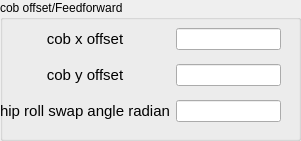
             <widget class="QGroupBox" name="groupBox_3">
              <property name="geometry">
               <rect>
                <x>10</x>
                <y>10</y>
                <width>301</width>
                <height>141</height>
               </rect>
              </property>
              <property name="title">
               <string>cob offset/Feedforward</string>
              </property>
              <widget class="QWidget" name="gridLayoutWidget_17">
               <property name="geometry">
                <rect>
                 <x>0</x>
                 <y>20</y>
                 <width>281</width>
                 <height>111</height>
                </rect>
               </property>
               <layout class="QGridLayout" name="gridLayout_17">
                <item row="1" column="1">
                 <widget class="QLineEdit" name="balance_cob_y_value"/>
                </item>
                <item row="0" column="1">
                 <widget class="QLineEdit" name="balance_cob_x_value"/>
                </item>
                <item row="2" column="0">
                 <widget class="QLabel" name="label_184">
                  <property name="font">
                   <font>
                    <family>Ubuntu</family>
                    <pointsize>24</pointsize>
                    <weight>50</weight>
                    <bold>false</bold>
                   </font>
                  </property>
                  <property name="frameShape">
                   <enum>QFrame::NoFrame</enum>
                  </property>
                  <property name="text">
                   <string>&lt;!DOCTYPE HTML PUBLIC &quot;-//W3C//DTD HTML 4.0//EN&quot; &quot;http://www.w3.org/TR/REC-html40/strict.dtd&quot;&gt;
&lt;html&gt;&lt;head&gt;&lt;meta name=&quot;qrichtext&quot; content=&quot;1&quot; /&gt;&lt;style type=&quot;text/css&quot;&gt;
p, li { white-space: pre-wrap; }
&lt;/style&gt;&lt;/head&gt;&lt;body style=&quot; font-family:'Ubuntu'; font-size:24pt; font-weight:400; font-style:normal;&quot;&gt;
&lt;p align=&quot;center&quot; style=&quot; margin-top:12px; margin-bottom:12px; margin-left:0px; margin-right:0px; -qt-block-indent:0; text-indent:0px;&quot;&gt;&lt;span style=&quot; font-size:11pt;&quot;&gt;hip roll swap angle radian&lt;/span&gt;&lt;/p&gt;&lt;/body&gt;&lt;/html&gt;</string>
                  </property>
                  <property name="textFormat">
                   <enum>Qt::AutoText</enum>
                  </property>
                  <property name="margin">
                   <number>0</number>
                  </property>
                 </widget>
                </item>
                <item row="0" column="0">
                 <widget class="QLabel" name="label_182">
                  <property name="font">
                   <font>
                    <family>Ubuntu</family>
                    <pointsize>24</pointsize>
                    <weight>50</weight>
                    <bold>false</bold>
                   </font>
                  </property>
                  <property name="frameShape">
                   <enum>QFrame::NoFrame</enum>
                  </property>
                  <property name="text">
                   <string>&lt;!DOCTYPE HTML PUBLIC &quot;-//W3C//DTD HTML 4.0//EN&quot; &quot;http://www.w3.org/TR/REC-html40/strict.dtd&quot;&gt;
&lt;html&gt;&lt;head&gt;&lt;meta name=&quot;qrichtext&quot; content=&quot;1&quot; /&gt;&lt;style type=&quot;text/css&quot;&gt;
p, li { white-space: pre-wrap; }
&lt;/style&gt;&lt;/head&gt;&lt;body style=&quot; font-family:'Ubuntu'; font-size:24pt; font-weight:400; font-style:normal;&quot;&gt;
&lt;p align=&quot;center&quot; style=&quot; margin-top:12px; margin-bottom:12px; margin-left:0px; margin-right:0px; -qt-block-indent:0; text-indent:0px;&quot;&gt;&lt;span style=&quot; font-size:11pt;&quot;&gt;cob x offset&lt;/span&gt;&lt;/p&gt;&lt;/body&gt;&lt;/html&gt;</string>
                  </property>
                  <property name="textFormat">
                   <enum>Qt::AutoText</enum>
                  </property>
                  <property name="margin">
                   <number>0</number>
                  </property>
                 </widget>
                </item>
                <item row="1" column="0">
                 <widget class="QLabel" name="label_183">
                  <property name="font">
                   <font>
                    <family>Ubuntu</family>
                    <pointsize>24</pointsize>
                    <weight>50</weight>
                    <bold>false</bold>
                   </font>
                  </property>
                  <property name="frameShape">
                   <enum>QFrame::NoFrame</enum>
                  </property>
                  <property name="text">
                   <string>&lt;!DOCTYPE HTML PUBLIC &quot;-//W3C//DTD HTML 4.0//EN&quot; &quot;http://www.w3.org/TR/REC-html40/strict.dtd&quot;&gt;
&lt;html&gt;&lt;head&gt;&lt;meta name=&quot;qrichtext&quot; content=&quot;1&quot; /&gt;&lt;style type=&quot;text/css&quot;&gt;
p, li { white-space: pre-wrap; }
&lt;/style&gt;&lt;/head&gt;&lt;body style=&quot; font-family:'Ubuntu'; font-size:24pt; font-weight:400; font-style:normal;&quot;&gt;
&lt;p align=&quot;center&quot; style=&quot; margin-top:12px; margin-bottom:12px; margin-left:0px; margin-right:0px; -qt-block-indent:0; text-indent:0px;&quot;&gt;&lt;span style=&quot; font-size:11pt;&quot;&gt;cob y offset&lt;/span&gt;&lt;/p&gt;&lt;/body&gt;&lt;/html&gt;</string>
                  </property>
                  <property name="textFormat">
                   <enum>Qt::AutoText</enum>
                  </property>
                  <property name="margin">
                   <number>0</number>
                  </property>
                 </widget>
                </item>
                <item row="2" column="1">
                 <widget class="QLineEdit" name="balance_hip_value"/>
                </item>
               </layout>
              </widget>
             </widget>
